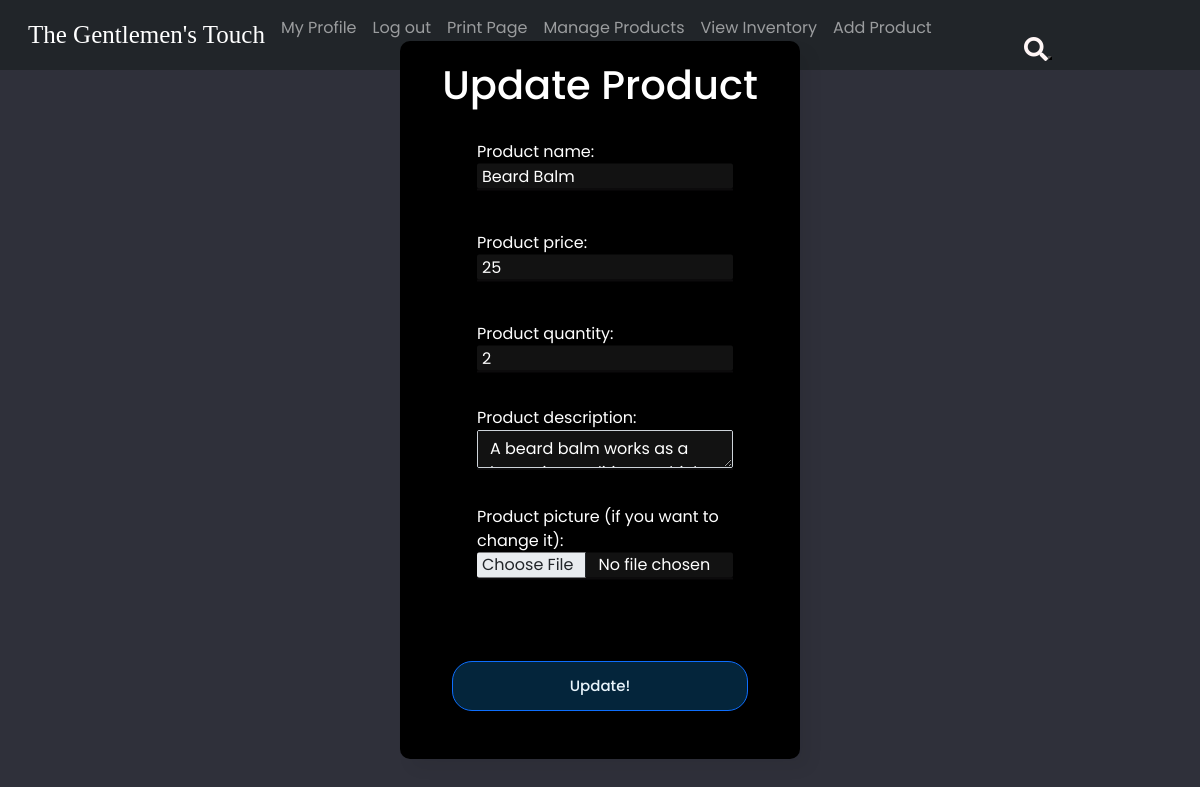
The app's page /Product/update/3 (signed in), older data.
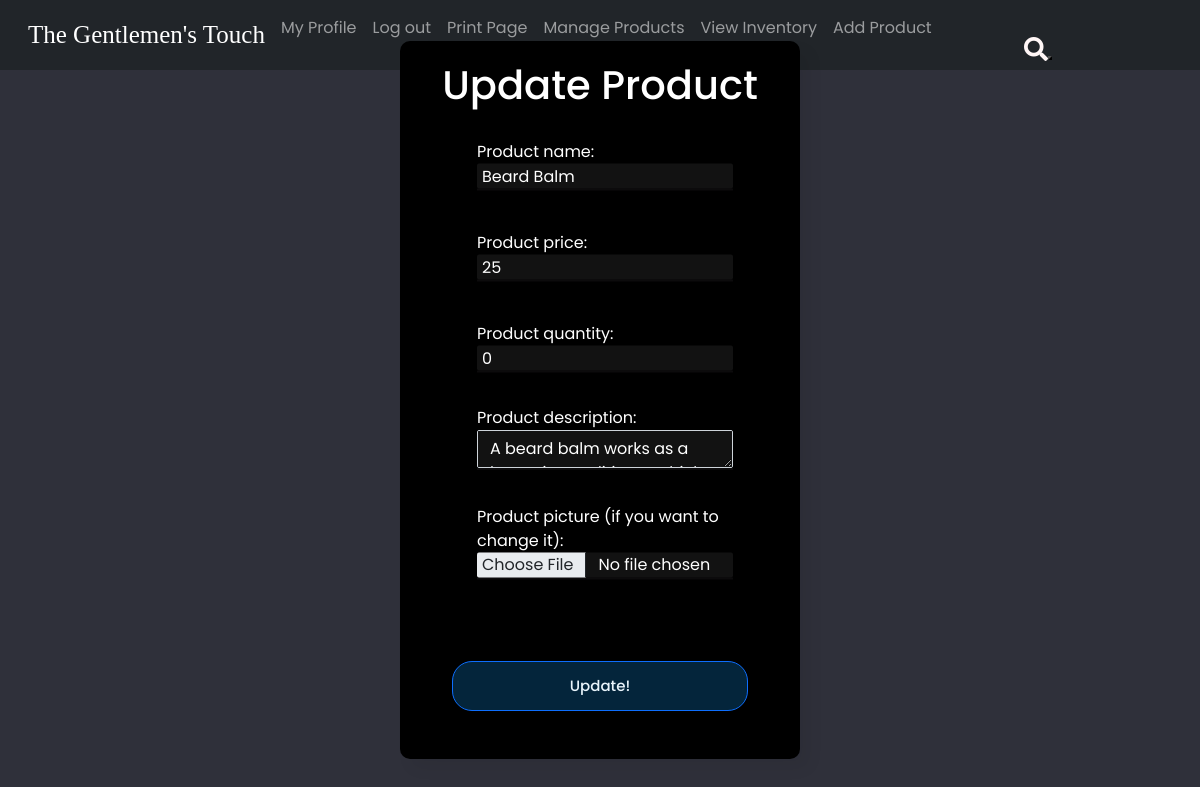
The same page, newer data.
### tables this page shows
CREATE TABLE `product` (
  `product_id` int(11) NOT NULL,
  `product_image` varchar(50) NOT NULL DEFAULT 'blank.png',
  `product_name` varchar(30) NOT NULL,
  `description` text NOT NULL,
  `price` double NOT NULL,
  `quantity` int(11) NOT NULL
);

### app/core/App.php (called while the page is built, shortened)
<?php
		class App {
			private $method = 'index';
			public function __construct() {
				$url = self::parseUrl();
				if (isset($url[0])) {
					unset($url[0]);
				}
				$this->controller = new $this->controller;
				if (isset($url[1])) {
					if (method_exists($this->controller, $url[1]))
						$this->method = $url[1];
					unset($url[1]);
				}
				$this->params = $url ? array_values($url) : [];
				call_user_func_array([$this->controller, $this->method], $this->params);
			}
			private static function parseUrl() {
				if (isset($_GET['url'])) {
					return explode('/',
						filter_var(
							rtrim($_GET['url'], '/'),
							FILTER_SANITIZE_URL)
					);
				}
			}
		}

### index.php (called while the page is built, shortened)
<?php
    new \app\core\App();

### app/models/Product.php (called while the page is built, shortened)
<?php
        class Product extends \app\core\Model {
            function get($product_id) {
                $SQL = 'SELECT * FROM product WHERE product_id = :product_id';
                $STMT = self::$_connection->prepare($SQL);
                $STMT->execute(['product_id'=>$product_id]);
                $STMT->setFetchMode(\PDO::FETCH_CLASS, "app\models\Product");
                return $STMT->fetch();
            }
        }

### app/core/DBConnection.php (called while the page is built, shortened)
<?php
		class DBConnection {
			static $connection = null;
			private function __construct() {
				if (self::$connection == null) {
					$host = 'localhost';
					$DBname = 'sysdev';
					$user = 'root';
					$password = '';
					self::$connection = new \PDO("mysql:host=$host;dbname=$DBname", $user, $password);
				}
			}
			public static function getInstance() {
				return self::$connection;
			}
		}

### app/views/Product/update.php (the view, shortened to what this page needs)
<html>
    <head>
        <link href="https://cdn.jsdelivr.net/npm/bootstrap@5.1.3/dist/css/bootstrap.min.css" rel="stylesheet">
        <link rel="stylesheet" type="text/css" href="/app/public/css/navbar.css">
		<link rel="stylesheet" type="text/css" href="/app/public/css/updates.css">
    </head>
    <body style = 'overflow:scroll;'>
        <div class='container' >
        <h1 id="title">Update Product</h1>
            <form method='post' action='' enctype = 'multipart/form-data'>
				<label class='form-label'>Product name:<input type='text' name='product_name' class='form-control' value= '<?= $data->product_name?>' /></label> <br>
				<label class='form-label'>Product price:<input type='double' name='product_price' class='form-control' value='<?= $data->price?>' /></label> <br>
				<label class='form-label'>Product quantity:&ensp;<input type='number' min="0" name='product_quantity' class='form-control' value='<?= $data->quantity?>'/></label> <br>
                <label class='form-label'>Product description:<textarea name='product_description' cols="80" class='form-control'><?= $data->description?></textarea></label><br>
				<label class = 'form-label'>Product picture (if you want to change it):
                    <input type = 'file' name = 'product_image' class = 'form-control'></label><br> <br>
				<input class = 'btn btn-primary' type="submit" name='action' value='Update!' class='form-control' />
			</form>
        </div>
    </body>
</html>

Row changes from the older to the newer data that the page shows:
changed product "Beard Balm": product_quantity "2" → "0"
